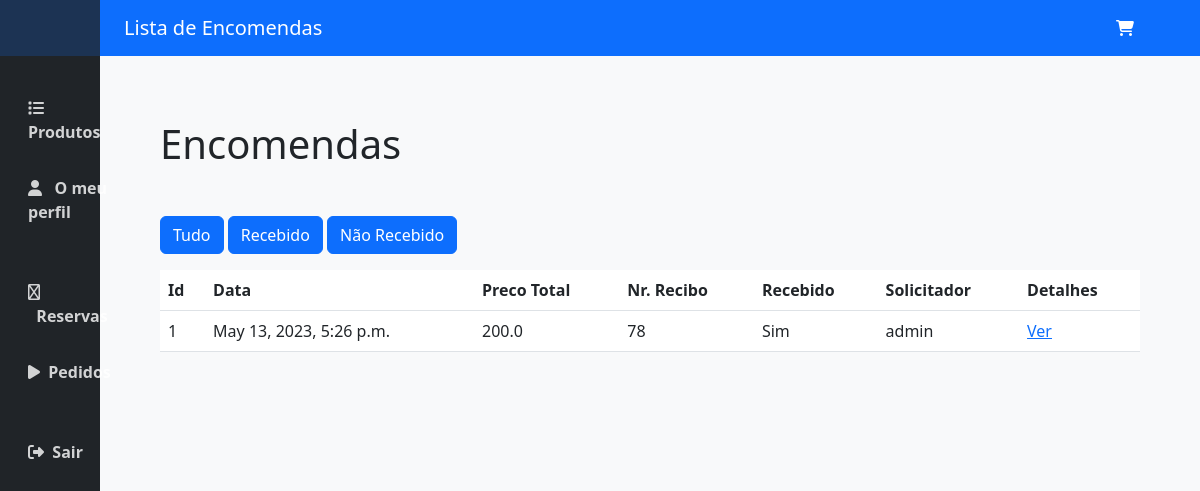
Screenshot of /store/stockorder (signed in) with the database file from the repository.
### store/models.py (models this page shows)
class Encomenda(models.Model):
    Solicitador = models.ForeignKey(
        User_Extension, on_delete=models.SET_NULL, null=True
    )
    Data = models.DateTimeField()
    Preco_Total = models.FloatField()
    Recibo = models.IntegerField()
    Recebido = models.BooleanField(default=False)

class User_Extension(models.Model):
    User = models.OneToOneField(User, on_delete=models.CASCADE)
    Imagem = models.CharField(max_length=250)
    Ativo = models.BooleanField(default=True)
    Endereco = models.CharField(max_length=150)
    Phone = models.CharField(max_length=15)
    class Tipos(models.TextChoices):
        CLIENTE = "CL"
        APPADMIN = "AA"
        EMPREGADO = "EM"
    Tipo = models.CharField(max_length=2, choices=Tipos.choices, default=Tipos.CLIENTE)
    class Meta:
        permissions = [
            ("is_app_admin", _("Is an application administrator.")),
            ("is_employee", _("Is a employee.")),
            ("is_client", _("Is a client.")),
        ]
    def get_tipo_permissions(self):
        if self.Tipo == self.Tipos.CLIENTE.value:
            return ["is_client"]
        elif self.Tipo == self.Tipos.APPADMIN.value:
            return ["is_app_admin"]
        elif self.Tipo == self.Tipos.EMPREGADO.value:
            return ["is_employee"]
        else:
            return []

### store/views.py (the view)
# urls.py: path("stockorder", views.stockorder, name="stockorder"),
@login_required
def stockorder(request):
    if not has_permission(request, ["is_app_admin", "is_employee"]):
        return HttpResponseRedirect(reverse("store:login"))
    encs = Encomenda.objects.all()
    return render(request, "store/stockorder.html", {"encs": encs})

### store/views.py (called while the page is built)
def has_permission(request, perm_list):
    userext = User_Extension.objects.get(User=request.user)
    for i in userext.get_tipo_permissions():
        if i in perm_list:
            return True
    return False

### store/templates/store/stockorder.html (shortened to what this page needs)
{% extends "./base.html" %}
{% load static %}
{% block nav-bar-title %}  Lista de Encomendas {% endblock %}
{% block main-content %}
    <div class="container mt-3">
      <h1 class="mb-5">Encomendas</h1>
      <div class="filter-buttons mb-3">
        <button class="btn btn-primary filter-button" data-filter="all">Tudo</button>
        <button class="btn btn-primary filter-button" data-filter="enviado">Recebido</button>
        <button class="btn btn-primary filter-button" data-filter="nao-enviado">Não Recebido</button>
      </div>
      <table class="table table-hover" id="myTable"
      data-toggle="table"
      data-pagination="true"
      data-page-size="10"
      data-pagination-loop="false"
      data-sortable="true"
      data-search="true">
        <thead>
          <tr>
            <th data-sortable="true">Id</th>
            <th data-sortable="true">Data</th>
            <th data-sortable="true">Preco Total</th>
            <th data-sortable="true">Nr. Recibo</th>
            <th data-sortable="true" >Recebido</th>
            <th>Solicitador</th>
            <th>Detalhes</th>
          </tr>
        </thead>
        <tbody id="items-table-body">
          {% for x in encs %}
          <tr>
              <td>{{ x.id }}</td>
              <td data-date="{{ x.Data|date:'Y-m-d H:i:s' }}">{{ x.Data }}</td>
              <td data-date="{{x.Preco_Total}}">{{ x.Preco_Total }}</td>
              <td data-date="{{x.Recibo}}">{{ x.Recibo }}</td>
              <td class = "enviado"> {% if x.Recebido %} Sim {% else %} Nao {% endif %}</td>
              <td>{{ x.Solicitador.User.username }}</td>
              <td><a href="{% url 'store:orderdetails' x.id %}">Ver</a></td>
          </tr>
          {% endfor %}
        </tbody>
      </table>
    </div>
{% endblock %}

### rows the page displays
Encomenda: id "1", Data "May 13, 2023, 5:26 p.m.", Preco_Total "200.0", Recibo "78", Recebido "Sim", Solicitador.User.username "admin"
